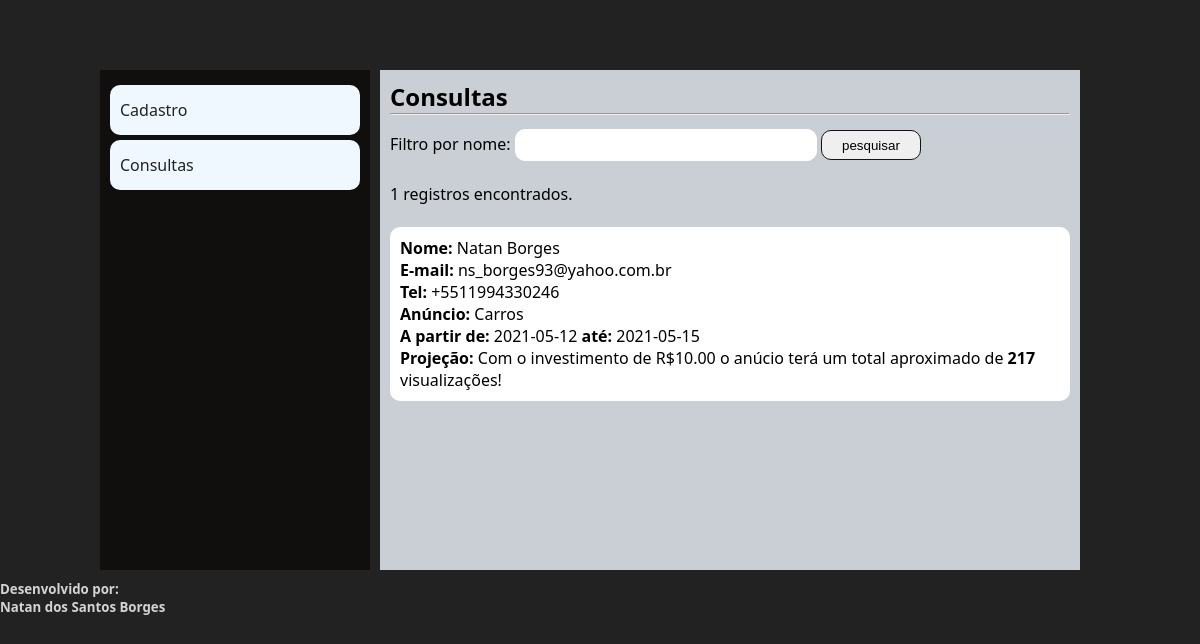
Screenshot of /anuncio_online_php/consultas.php?filtro=Natan Borges with the database file from the repository.
### tables this page shows
CREATE TABLE `cad_anuncio` (
  `ID` int(11) NOT NULL,
  `NOME` varchar(100) NOT NULL,
  `EMAIL` varchar(50) NOT NULL,
  `TELEFONE` varchar(15) DEFAULT NULL,
  `ANUNCIO` varchar(100) NOT NULL,
  `DATEIN` date NOT NULL,
  `DATEOUT` date NOT NULL,
  `VALOR` float(10,2) NOT NULL,
  `TOTAL` int(11) GENERATED ALWAYS AS (`VALOR` * 30 * 12 / 100 / 20 * 3 * 40 + 1) VIRTUAL
);

### anuncio_online_php/consultas.php (the view, shortened to what this page needs)
<?php
include_once("conexao.php");
$filtro = isset($_GET['filtro'])?$_GET['filtro']:"";
$sql = "select * from cad_anuncio where nome like'%$filtro%'";
$consulta = mysqli_query($conexao,$sql);
$registros = mysqli_num_rows($consulta);
?>
<!DOCTYPE html>
<html lang="pt-br">
<head>
    <link rel="stylesheet" href="Style/style.css">
</head>
<body>
    <div class="container" style="margin-top: 60px;">
        <nav>
            <ul class="menu">
                <a href="index.php">
                    <li>Cadastro</li>
                </a>
                <a href="consultas.php">
                    <li>Consultas</li>
                </a>
            </ul>
        </nav>
        <section>
            <h1>Consultas</h1>
            <hr>
            <form action="" method="get">
                <label>Filtro por nome:
                </label>
                <input type="text" name="filtro" class="campo" required autofocus>
                <input type="submit" value="pesquisar" class="btn"><br><br>
            </form>
            <?php
            print "$registros registros encontrados.<br><br>";
            while($exibirRegistros = mysqli_fetch_array($consulta)){
                $nome = $exibirRegistros[1];
                $email = $exibirRegistros[2];
                $telefone = $exibirRegistros[3];
                $anuncio = $exibirRegistros[4];
                $datein = $exibirRegistros[5];
                $dateout = $exibirRegistros[6];
                $valor = $exibirRegistros[7];
                $total = $exibirRegistros[8];
                print "<article>";
                print "<strong>Nome:</strong> $nome<br>";
                print "<strong>E-mail:</strong> $email<br>";
                print "<strong>Tel:</strong> $telefone<br>";
                print "<strong>Anúncio:</strong> $anuncio<br>";
                print "<strong>A partir de:</strong> $datein <strong>até:</strong> $dateout<br>";
                print "<strong>Projeção:</strong> Com o investimento de R$$valor o anúcio terá um total aproximado de <strong>$total</strong> visualizações!";
                print "</article>";
            }
            ?>
        </section>
    </div>
    <footer>
            <div class="footer">
                <h5>Desenvolvido por:<br>Natan dos Santos Borges </h5>
            </div>
        </footer>
</body>
</html>

### anuncio_online_php/Style/style.css (style rules this page uses)
* { margin: 0; padding: 0; }
a { text-decoration: none; color: #222; }
body { background-color: #222; font-family: 'Segoe UI', Tahoma, Geneva, Verdana, sans-serif; font-size: 100%; }
.container { margin: auto; width: 1000px; height: 500px; padding: 10px; }
nav { width: 270px; height: 500px; background-color: rgb(17, 14, 14); float: left; box-sizing: border-box; padding: 10px; }
section { width: 700px; height: 500px; margin-left: 10px; float: left; background-color: rgb(201, 207, 212); box-sizing: border-box; padding: 10px; overflow-x: auto; }
ul.menu li { width: 250px; height: 50px; line-height: 50px; background-color: aliceblue; margin-top: 5px; box-sizing: border-box; padding-left: 10px; border-radius: 10px; }
.btn { width: 100px; height: 30px; border: 1px solid rgb(20, 20, 20); margin-top: 15px; border-radius: 10px; cursor: pointer; }
.campo { width: 300px; height: 30px; border: 1px solid white; margin-top: 5px; border-radius: 10px; }
.footer { color: lightgray; }
article { width: 100%; box-sizing: border-box; border-radius: 10px; padding: 10px; background-color: white; margin-bottom: 5px; }

### rows the page displays
cad_anuncio: NOME "Natan Borges", EMAIL "ns_borges93@yahoo.com.br", TELEFONE "+5511994330246", ANUNCIO "Carros", DATEIN "2021-05-12", DATEOUT "2021-05-15", VALOR "10.00", TOTAL "217"

### other values shown
$registros "1"
